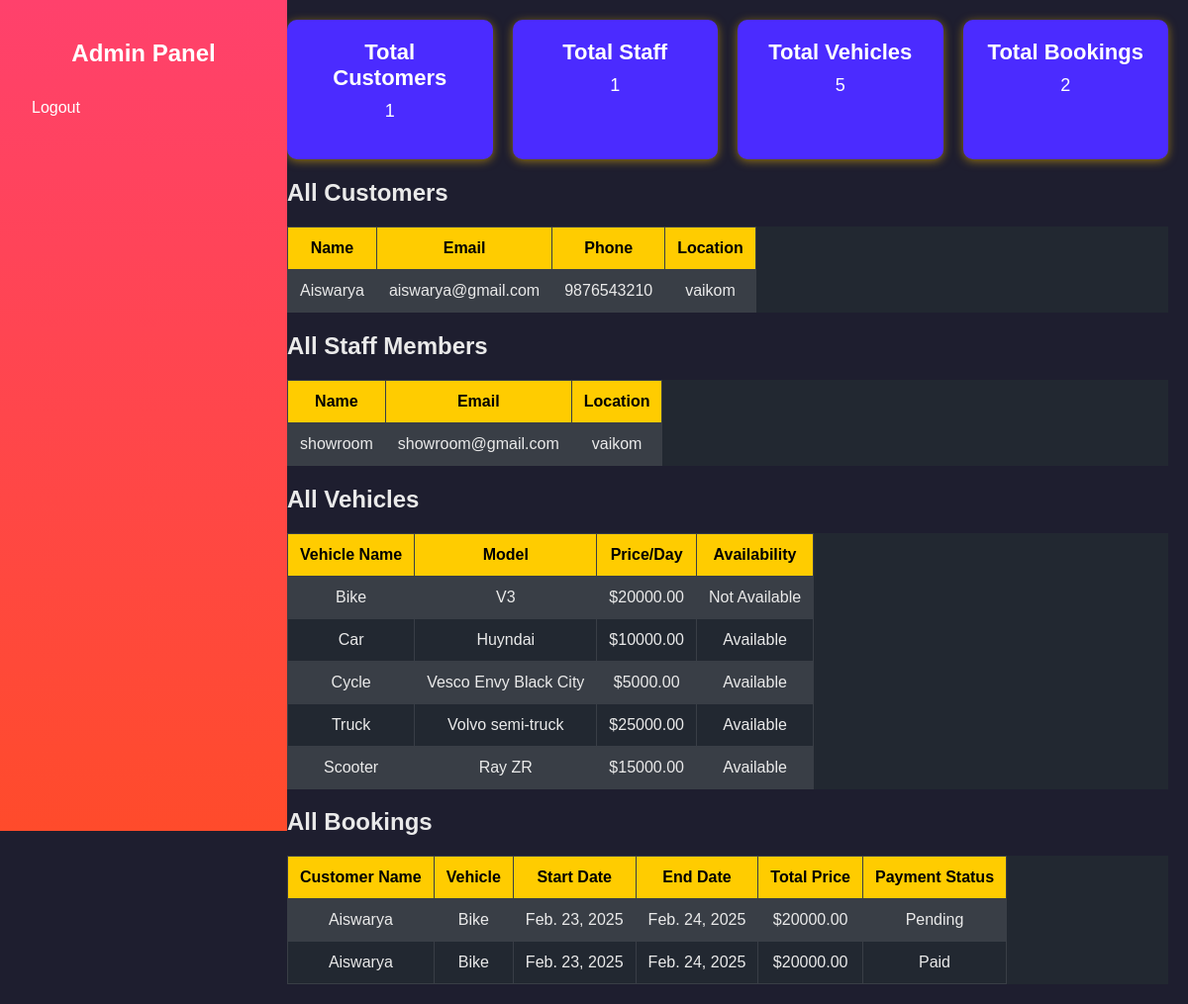
The page /adminhome on the database its author committed.
### app/models.py (models this page shows, shortened)
class Customer(models.Model):
    name = models.CharField(max_length=100)
    email = models.EmailField(unique=True)
    phone = models.PositiveBigIntegerField()
    password = models.CharField(max_length=255)
    location = models.CharField(max_length=255)

class Staf(models.Model):
    name = models.CharField(max_length=100)
    email = models.EmailField(unique=True)
    password = models.CharField(max_length=255)
    location = models.CharField(max_length=255)

class Vehicle(models.Model):
    staf = models.ForeignKey(Staf, on_delete=models.CASCADE, related_name="vehicles")  # Assign vehicles to Staf
    name = models.CharField(max_length=100)
    model = models.CharField(max_length=100)
    price_per_day = models.DecimalField(max_digits=10, decimal_places=2)
    availability = models.BooleanField(default=True)
    image = models.ImageField(upload_to="vehicle_images/", blank=True, null=True)  # Optional Image

class Booking(models.Model):
    customer_name = models.CharField(max_length=100)
    customer_phone = models.CharField(max_length=15)
    vehicle = models.ForeignKey(Vehicle, on_delete=models.CASCADE, related_name="bookings")
    start_date = models.DateField()
    end_date = models.DateField()
    total_price = models.DecimalField(max_digits=10, decimal_places=2, blank=True, null=True)
    payment_status = models.CharField(
        max_length=20,
        choices=[("Pending", "Pending"), ("Paid", "Paid")],
        default="Pending"
    )

### app/views.py (the view)
# urls.py: path('adminhome',views.adminhome,name='adminhome'),
def adminhome(request):
    customers = Customer.objects.all()
    staffs = Staf.objects.all()
    vehicles = Vehicle.objects.all()
    bookings = Booking.objects.all()
    context = {
        "customers": customers,
        "staffs": staffs,
        "vehicles": vehicles,
        "bookings": bookings,
    }
    return render(request, "admin/adminhome.html", context)

### templates/admin/adminhome.html (shortened to what this page needs)
<!DOCTYPE html>
<html lang="en">
<head>
</head>
<body>
    <div class="sidebar">
        <h2>Admin Panel</h2>
        <a href="../logout">Logout</a>
    </div>
    <div class="main-content">
        <div class="stats-container">
            <div class="card">
                <h3>Total Customers</h3>
                <p>{{ customers|length }}</p>
            </div>
            <div class="card">
                <h3>Total Staff</h3>
                <p>{{ staffs|length }}</p>
            </div>
            <div class="card">
                <h3>Total Vehicles</h3>
                <p>{{ vehicles|length }}</p>
            </div>
            <div class="card">
                <h3>Total Bookings</h3>
                <p>{{ bookings|length }}</p>
            </div>
        </div>
        <h2>All Customers</h2>
        <table>
            <tr>
                <th>Name</th>
                <th>Email</th>
                <th>Phone</th>
                <th>Location</th>
            </tr>
            {% for customer in customers %}
            <tr>
                <td>{{ customer.name }}</td>
                <td>{{ customer.email }}</td>
                <td>{{ customer.phone }}</td>
                <td>{{ customer.location }}</td>
            </tr>
            {% empty %}
            <tr><td colspan="4">No customers found.</td></tr>
            {% endfor %}
        </table>
        <h2>All Staff Members</h2>
        <table>
            <tr>
                <th>Name</th>
                <th>Email</th>
                <th>Location</th>
            </tr>
            {% for staff in staffs %}
            <tr>
                <td>{{ staff.name }}</td>
                <td>{{ staff.email }}</td>
                <td>{{ staff.location }}</td>
            </tr>
            {% empty %}
            <tr><td colspan="3">No staff found.</td></tr>
            {% endfor %}
        </table>
        <h2>All Vehicles</h2>
        <table>
            <tr>
                <th>Vehicle Name</th>
                <th>Model</th>
                <th>Price/Day</th>
                <th>Availability</th>
            </tr>
            {% for vehicle in vehicles %}
            <tr>
                <td>{{ vehicle.name }}</td>
                <td>{{ vehicle.model }}</td>
                <td>${{ vehicle.price_per_day }}</td>
                <td>{{ vehicle.availability|yesno:"Available,Not Available" }}</td>
            </tr>
            {% empty %}
            <tr><td colspan="4">No vehicles found.</td></tr>
            {% endfor %}
        </table>
        <h2>All Bookings</h2>
        <table>
            <tr>
                <th>Customer Name</th>
                <th>Vehicle</th>
                <th>Start Date</th>
                <th>End Date</th>
                <th>Total Price</th>
                <th>Payment Status</th>
            </tr>
            {% for booking in bookings %}
            <tr>
                <td>{{ booking.customer_name }}</td>
                <td>{{ booking.vehicle.name }}</td>
                <td>{{ booking.start_date }}</td>
                <td>{{ booking.end_date }}</td>
                <td>${{ booking.total_price }}</td>
                <td>{{ booking.payment_status }}</td>
            </tr>
            {% empty %}
            <tr><td colspan="6">No bookings found.</td></tr>
            {% endfor %}
        </table>
    </div>
</body>
</html>

### templates/admin/adminhome.html (style rules this page uses)
body { font-family: 'Poppins', sans-serif; margin: 0; padding: 0; background-color: #1e1e2f; color: #eaeaea; display: flex; }
.sidebar { width: 250px; height: 100vh; background: linear-gradient(180deg, #ff416c, #ff4b2b); padding: 20px; position: fixed; left: 0; top: 0; overflow-y: auto; display: flex; flex-direction: column; }
.sidebar h2 { color: #ffffff; text-align: center; margin-bottom: 20px; }
.sidebar a { display: block; color: #ffffff; text-decoration: none; padding: 12px; border-radius: 5px; margin-bottom: 10px; transition: 0.3s; }
.main-content { margin-left: 270px; padding: 20px; width: calc(100% - 270px); }
.stats-container { display: grid; grid-template-columns: repeat(auto-fit, minmax(200px, 1fr)); gap: 20px; margin-bottom: 20px; }
.card { background: #4b2bff; padding: 20px; border-radius: 10px; text-align: center; box-shadow: 0px 2px 10px rgba(255, 192, 0, 0.5); color: #fff; }
.card h3 { margin: 0; font-size: 22px; }
.card p { font-size: 18px; margin-top: 10px; }
table { width: 100%; border-collapse: collapse; background: #222831; overflow-x: auto; display: block; white-space: nowrap; }
th, td { border: 1px solid #393e46; padding: 12px; text-align: center; }
th { background: #ffcc00; color: black; }
tr:nth-child(even) { background: #393e46; }

### rows shown on the page
Customer: name "Aiswarya", email "aiswarya@gmail.com", phone "9876543210", location "vaikom"
Staf: name "showroom", email "showroom@gmail.com", location "vaikom"
Vehicle: name "Bike", model "V3", price_per_day "20000.00", availability "Not Available"
Vehicle: name "Car", model "Huyndai", price_per_day "10000.00", availability "Available"
Vehicle: name "Cycle", model "Vesco Envy Black City", price_per_day "5000.00", availability "Available"
Vehicle: name "Truck", model "Volvo semi-truck", price_per_day "25000.00", availability "Available"
Vehicle: name "Scooter", model "Ray ZR", price_per_day "15000.00", availability "Available"
Booking: customer_name "Aiswarya", vehicle.name "Bike", start_date "Feb. 23, 2025", end_date "Feb. 24, 2025", total_price "20000.00", payment_status "Pending"
Booking: customer_name "Aiswarya", vehicle.name "Bike", start_date "Feb. 23, 2025", end_date "Feb. 24, 2025", total_price "20000.00", payment_status "Paid"

### other values the page prints
{{ customers|length }} "1"
{{ staffs|length }} "1"
{{ vehicles|length }} "5"
{{ bookings|length }} "2"
